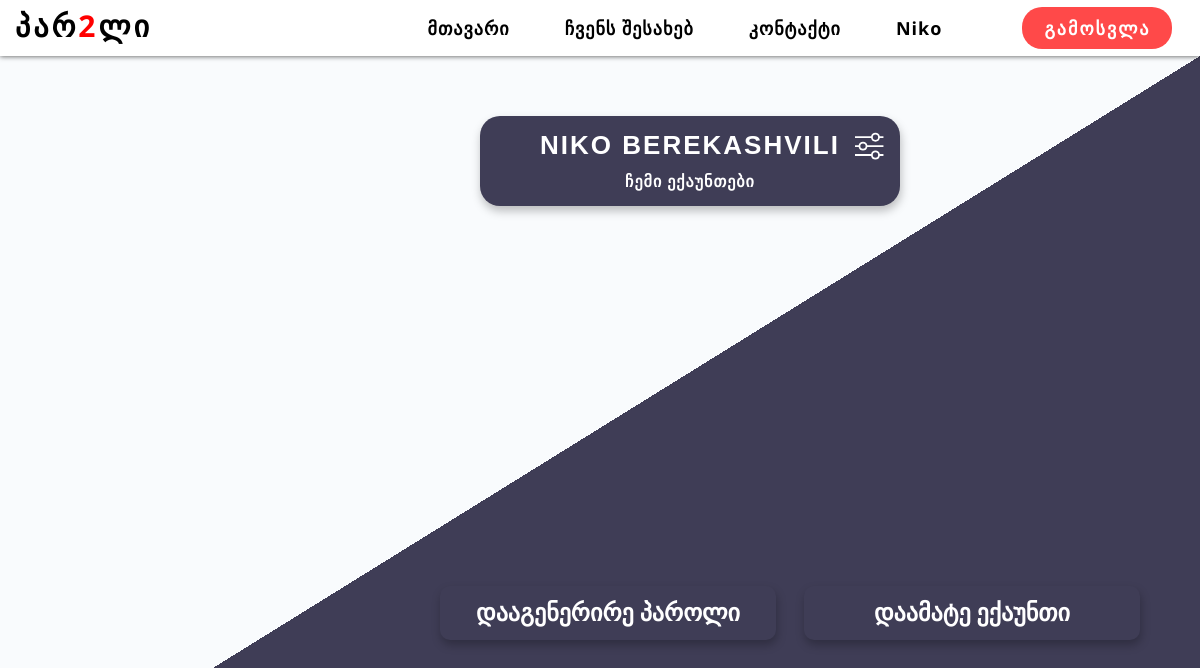
Screenshot of /account (signed in) with the database file from the repository.
### passwordmanager/models.py (models this page shows, shortened)
class User(db.Model, UserMixin):
    id = db.Column(db.Integer, primary_key=True)
    first_name = db.Column(db.String(20), nullable=False)
    last_name = db.Column(db.String(20), nullable=False)
    email = db.Column(db.String(120), nullable=False)
    password = db.Column(db.String(60), nullable=False)
    accounts = db.relationship('Account', backref='owner', lazy=True)

### passwordmanager/routes.py (the view)
@app.route('/account', methods=['POST', 'GET'])
@login_required
def account():
    return render_template('account.html')

### passwordmanager/models.py (called while the page is built)
@login_manager.user_loader
def load_user(user_id):
    return User.query.get(int(user_id))

### passwordmanager/templates/account.html (shortened to what this page needs)
{% extends 'base.html' %}
{% block content %}
    <div class="account-wrap">
        <div class="acc-top-cont">
            <div class="account-pic1-cont">
            </div>
            <div class="user-info-cont">
                <div class="user-name-div">
                    <p class="user-name">{{ current_user.first_name }} {{ current_user.last_name }}</p>
                </div>
                <a href="{{ url_for('my_accounts') }}" class="my-accounts">ჩემი ექაუნთები</a>
                <a href="{{ url_for('user_update', user_id=current_user.id) }}" class="account-settings">
                </a>
            </div>
        </div>
        <div class="account-nav">
            <div class="acc-nav-link-div">
                <a href="{{ url_for('generate_password') }}" class="acc-nav-link-title">დააგენერირე პაროლი</a>
            </div>
            <div class="acc-nav-link-div">
                <a href="{{ url_for('add_account') }}" class="acc-nav-link-title">დაამატე ექაუნთი</a>
            </div>
        </div>
    </div>
{% endblock %}

### passwordmanager/templates/base.html (shortened to what this page needs)
<!DOCTYPE html>
<html lang="en">
<head>
    <link rel="stylesheet" type='text/css' href="{{ url_for('static', filename='reset.css') }}">
    <link rel="stylesheet" type='text/css' href="{{ url_for('static', filename='style.css') }}">
</head>
<body>
    <div>
        <nav class="navbar">
            <div class="logo">
                <a href="{{ url_for('home') }}">პარ<span style="color: red;">2</span>ლი</a>
            </div>
            <ul class="nav-ul">
                <li class="li-l"><a href="{{ url_for('home') }}">მთავარი</a></li>
                <li class="li-l"><a href="{{ url_for('about') }}">ჩვენს შესახებ</a></li>
                <li class="li-l"><a href="{{ url_for('contact') }}">კონტაქტი</a></li>
                {% if current_user.is_authenticated %}
                <li class="li-l"><a href="{{ url_for('account') }}"
                        style="text-transform: capitalize;">{{ current_user.first_name }}</a></li>
                <li class="li-logout"><a href="{{ url_for('logout') }}">გამოსვლა</a></li>
                {% else %}
                <li class="li-l"><a href="{{ url_for('login') }}">შესვლა</a></li>
                <li class="li-r"><a href="{{ url_for('register') }}" id="nav-join-us">რეგისტრაცია</a></li>
                {% endif %}
            </ul>
        </nav>
        {% block content %}
        {% endblock %}
    </div>
</body>
</html>

### passwordmanager/static/style.css (style rules this page uses)
body { margin-top: 7vh; background-color: #f9fbfd; }
.navbar { display: flex; position: fixed; top: 0; width: 100%; background-color: #ffffff; z-index: 10; justify-content: space-between; align-items: center; height: 7vh; font-family: 'Open Sans', sans-serif; box-shadow: 0px 0.5px 5px rgba(0, 0, 0, 0.618); }
.navbar a { color: black; letter-spacing: 1px; font-size: 18px; font-weight: bold; }
.logo { display: flex; align-items: center; text-align: center; height: 7vh; padding-bottom: 4px; }
.logo a { width: 10%; color: black; font-size: 30px; font-weight: bolder; margin-left: 15px; letter-spacing: 3px; cursor: pointer; }
.nav-ul { display: flex; align-items: center; justify-content: space-around; width: 800px; }
.li-logout { background-color: rgba(255, 0, 0, 0.712); border-radius: 20px; margin-left: 25px; padding: 12px; display: flex; justify-content: center; width: 150px; }
.li-logout a { color: white; letter-spacing: 2px; }
.account-wrap { width: 100%; height: 93vh; background-image: linear-gradient(to bottom right, #f9fbfd 50%, #3f3d56 50%); display: flex; flex-direction: column; }
.acc-top-cont { display: flex; flex-direction: row; }
.user-info-cont { display: flex; flex-direction: column; align-items: center; justify-content: space-evenly; width: 35%; height: 90px; margin-top: 5%; letter-spacing: 1px; text-transform: uppercase; background-color: #ffffff; background-color: #3f3d56; border-radius: 20px; box-shadow: 1px 5px 10px rgba(0, 0, 0, 0.250); position: relative; }
.user-name-div { width: 100%; display: flex; justify-content: center; }
.user-name { font-size: 26px; font-family: Cambria, Cochin, Georgia, Times, 'Times New Roman', serif; font-family: 'Franklin Gothic Medium', 'Arial Narrow', Arial, sans-serif; letter-spacing: 2px; font-weight: bold; color: #fff; }
.account-settings { position: absolute; top: 17%; right: 3%; color: #fff; }
.my-accounts { font-weight: bold; color: #fff; }
.account-pic1-cont { padding-top: 5%; padding-left: 5px; width: 40%; }
.account-nav { display: flex; justify-content: space-between; width: 700px; position: absolute; bottom: 20%; right: 5%; }
.acc-nav-link-div { width: 48%; justify-content: space-evenly; display: flex; box-shadow: 1px 5px 10px rgba(0, 0, 0, 0.250); padding: 15px; align-items: center; border-radius: 10px; background-color: #3f3d56; color: #ff6584; }
.acc-nav-link-title { font-size: 24px; }
.acc-nav-link-div a { color: white; font-weight: bold; }

### rows the page displays
User: first_name "Niko", first_name "NIKO", last_name "BEREKASHVILI"
